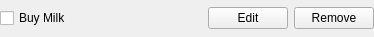
<?xml version="1.0" encoding="UTF-8"?>
<ui version="4.0">
 <class>Task</class>
 <widget class="QWidget" name="Task">
  <property name="geometry">
   <rect>
    <x>0</x>
    <y>0</y>
    <width>374</width>
    <height>37</height>
   </rect>
  </property>
  <property name="windowTitle">
   <string>Form</string>
  </property>
  <layout class="QHBoxLayout" name="horizontalLayout_2">
   <property name="leftMargin">
    <number>0</number>
   </property>
   <property name="topMargin">
    <number>0</number>
   </property>
   <property name="rightMargin">
    <number>0</number>
   </property>
   <property name="bottomMargin">
    <number>0</number>
   </property>
   <item>
    <layout class="QHBoxLayout" name="horizontalLayout">
     <item>
      <widget class="QCheckBox" name="checkBox">
       <property name="text">
        <string>Buy Milk</string>
       </property>
      </widget>
     </item>
     <item>
      <spacer name="horizontalSpacer">
       <property name="orientation">
        <enum>Qt::Horizontal</enum>
       </property>
       <property name="sizeHint" stdset="0">
        <size>
         <width>40</width>
         <height>20</height>
        </size>
       </property>
      </spacer>
     </item>
     <item>
      <widget class="QPushButton" name="editButton">
       <property name="text">
        <string>Edit</string>
       </property>
      </widget>
     </item>
     <item>
      <widget class="QPushButton" name="removeButton">
       <property name="text">
        <string>Remove</string>
       </property>
      </widget>
     </item>
    </layout>
   </item>
  </layout>
 </widget>
 <resources/>
 <connections/>
</ui>
